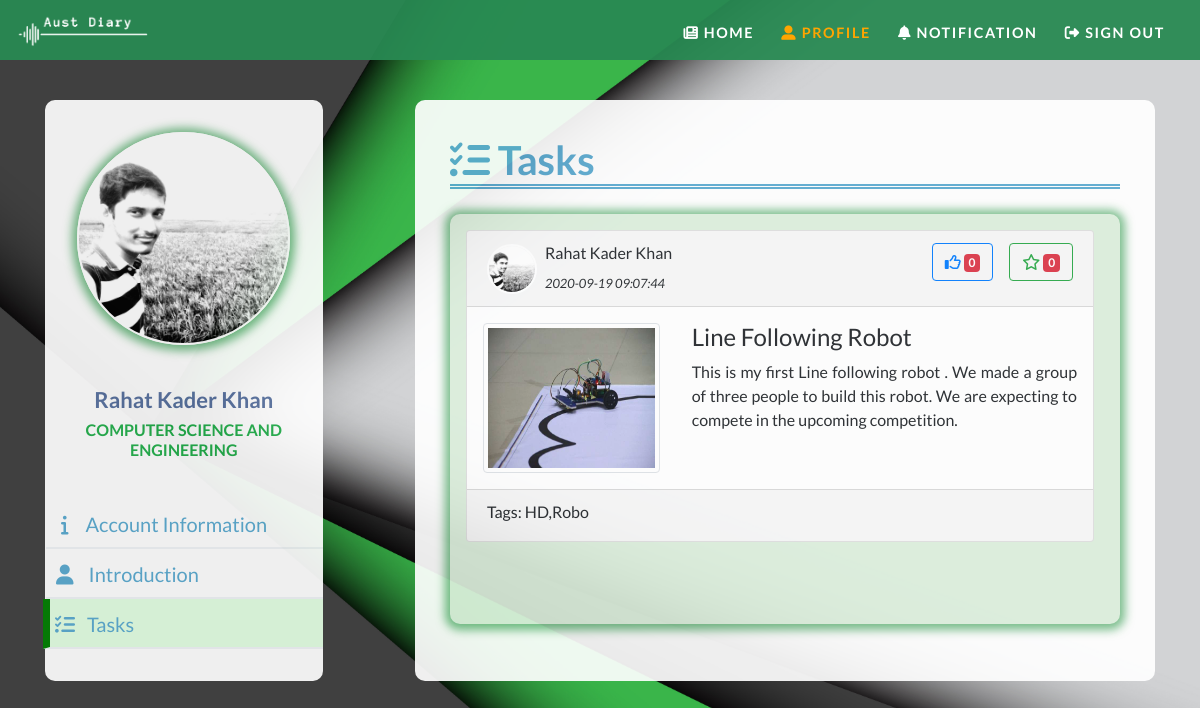
The page /viewProfileTasks.php?userId=rahat@gmail.com (signed in) on the database its author committed.
### tables this page shows
CREATE TABLE `user` (
  `User_id` int(11) NOT NULL,
  `Email_id` varchar(100) NOT NULL,
  `FirstName` varchar(50) DEFAULT NULL,
  `LastName` varchar(50) DEFAULT NULL,
  `ContactNumber` varchar(11) DEFAULT NULL,
  `Image` text DEFAULT NULL,
  `Password` text DEFAULT NULL,
  `IdNumber` varchar(15) DEFAULT NULL,
  `CompanyName` varchar(50) DEFAULT NULL,
  `CompanyType` varchar(50) DEFAULT NULL,
  `Address` varchar(200) DEFAULT NULL,
  `Gender` varchar(10) DEFAULT NULL,
  `Rank` varchar(25) DEFAULT NULL,
  `Department` varchar(100) DEFAULT NULL,
  `Semester` varchar(6) DEFAULT NULL,
  `Year` int(11) DEFAULT NULL,
  `Description` longtext DEFAULT NULL,
  `Skills` text DEFAULT NULL,
  `Account_Status` int(11) NOT NULL DEFAULT 2
);

CREATE TABLE `postshow` (
  `PS_id` int(11) NOT NULL,
  `ProjectName` varchar(50) NOT NULL,
  `ProjectDescription` varchar(250) NOT NULL,
  `NumofImage` int(11) NOT NULL,
  `Llike` int(11) NOT NULL,
  `Star` int(11) NOT NULL,
  `timedate` datetime NOT NULL,
  `tags` varchar(250) NOT NULL,
  `user_id` int(11) NOT NULL
);

CREATE TABLE `postimages` (
  `PI_id` int(11) NOT NULL,
  `NumofImage` int(11) NOT NULL,
  `ImageSource` varchar(250) NOT NULL,
  `PS_id` int(11) NOT NULL
);

### server.php (called while the page is built)
<?php
include "pdo.php";
function userLiked($post_id)
{	include "pdo.php";
	$stmt = $pdo->prepare("SELECT * FROM notification where Post_id= :pi AND User_id=:ui AND React='Like'");
		$stmt->execute(array(":pi" => $post_id,
							":ui" => $_SESSION['signed_in_id']));
		$row = $stmt->fetch(PDO::FETCH_ASSOC);
		if (empty($row)) {
			return false;
		}
		else
			return true;
}
function userStarred($post_id)
{	include "pdo.php";
	$stmt = $pdo->prepare("SELECT * FROM notification where Post_id= :pi AND User_id=:ui AND React='Star'");
		$stmt->execute(array(":pi" => $post_id,
							":ui" => $_SESSION['signed_in_id']));
		$row = $stmt->fetch(PDO::FETCH_ASSOC);
		if (empty($row)) {
			return false;
		}
		else
			return true;
}
function getLikes($id)
{include "pdo.php";
	$stmt = $pdo->prepare("SELECT * FROM postshow where PS_id= :pi");
		$stmt->execute(array(":pi" => $id));
		$row = $stmt->fetch(PDO::FETCH_ASSOC);
			return $row['Llike'];
}
function getStars($id)
{include "pdo.php";
	$stmt = $pdo->prepare("SELECT * FROM postshow where PS_id= :pi");
		$stmt->execute(array(":pi" => $id));
		$row = $stmt->fetch(PDO::FETCH_ASSOC);
			return $row['Star'];
}
?>

### viewProfileTasks.php (the view, shortened to what this page needs)
<?php
require_once "pdo.php";
global $opData;
$stmt = $pdo->query("SELECT * FROM outerpages");
$opDatas = $stmt->fetchAll(PDO::FETCH_ASSOC);
foreach ($opDatas as $data) {
$opData[$data['name']]=$data['value'];
}
if ( ! isset($_SESSION['signed_in_user']) ) {
  $_SESSION["warning"] = "Please sign in first";
  header("Location:signin.php");
  return;
}
else{
	$viewFlag=$_GET['userId'];
	$stmt = $pdo->prepare("SELECT * FROM user where Email_id = :xyz");
		$stmt->execute(array(":xyz" => $_GET['userId']));
		$row = $stmt->fetch(PDO::FETCH_ASSOC);
}
?>
<!DOCTYPE html>
<html>
<head>
<link rel="stylesheet" href="https://stackpath.bootstrapcdn.com/bootstrap/4.4.1/css/bootstrap.min.css">
	<link type="text/css" rel="stylesheet" href ="css/profile_view.css"/>
</head>
<body>
<nav class="navbar navbar-expand-md navbar-dark">
	<a class="navbar-brand" href="home.php"><?php echo '<img src="DATABASE/img/'.htmlentities($opData['logoWhite']).'"/>'?></a>
	<div class="collapse navbar-collapse" id="navbarExpandView">
		<ul class="navbar-nav ml-auto">
			<li>
				<a class="nav-link" href="home.php"><i class="fas fa-newspaper"></i> HOME</a>
			</li>
			<li>
				<a class="nav-link active" href=<?php echo('"viewProfileInfo.php?userId='.$_GET['userId'].'"'); ?>><i class="fas fa-user-alt"></i> PROFILE</a>
			</li>
			<?php
			if ($_SESSION['signed_in_rank']!='Company Representative') {
				echo '<li id="notifications-li" data-toggle="modal" data-target="#exampleModalScrollable" onclick="create()">
				<a class="nav-link" id="notifications-link"><i class="fas fa-bell">';
				echo '</i> NOTIFICATION</a>
				</li>';
				}
			?>
			<li>
				<a class="nav-link" href="signout.php"><i class="fas fa-sign-out-alt"></i> SIGN OUT</a>
			</li>
		</ul>
	</div>
</nav>
<div class="container">
	<div class="row profile">
		<div class="col-lg-3 profile-sidebar" id="profile_sidebar">
			<div class="row">
				<div class="col-lg-12">
					<div class="user-img">
						<?php
    						echo '<img src="DATABASE/User_Profile_Picture/'.$row['Image'].'" class="project-photo-frame rounded-circle" alt="'.htmlentities($row['FirstName'].' '.$row['LastName']).'"/>';
						?>
					</div>
				</div>
			</div>
			<div class="row">
				<div class="col-lg-12">
					<div class="user-title">
						<div class="user-name">
							<h5 title="<?= htmlentities($row['FirstName'].' '.$row['LastName']) ?>"><?= htmlentities($row['FirstName'].' '.$row['LastName']) ?></h5>
						</div>
						<div class="user-dept">
							<h6><?php
							if ($viewFlag=='Company Representative') {
								echo htmlentities($viewFlag);
							}
							else{
								echo htmlentities($row['Department']);
							}
							 ?></h6>
						</div>
					</div>
				</div>
			</div>
			<div class="row">
				<div class="col-lg-12">
					<div class="user-menu">
						<ul class="nav">
							<a href=<?php echo('"viewProfileInfo.php?userId='.$_GET['userId'].'"'); ?> class="menu-link" id="information-link"><li><i class="fas fa-info" id="info"></i>Account Information</li></a>
							<a href=<?php echo('"viewProfileIntro.php?userId='.$_GET['userId'].'"'); ?> class="menu-link" id="introduction-link"><li><i class="fas fa-user" id="intro"></i>Introduction</li></a>
							<a href=<?php
							if ($_GET['userId']==$_SESSION['signed_in_user']) {
								echo("editProfileTasks.php");
								}
								else{
								echo('"viewProfileTasks.php?userId='.$_GET['userId'].'"');
								}
							 ?> class="menu-link active" id="tasks-link"><li><i class="fas fa-tasks" id="tasks"></i>Tasks</li></a>
						</ul>
					</div>
				</div>
			</div>
	</div>
	<div class="col-lg-1 profile-division"></div>
		<div class="col-lg-8 profile-content" id="view-tasks-content">
			<div class="container content-padding">
			<div class="row">
				<h1 class="header-info-edit"><i class="fas fa-tasks"></i> Tasks</h1>
			</div>
			<div class="row">
				<div class="col-lg-12  notification-panel">
					<div class="scroll-bar">
						<div class="task-panel">
						<?php
						include 'postshowProfile.php';
						getMultiPost($_GET['userId']);
						?>
						</div>
					</div>
				</div>
			</div>
		</div>
		</div>
</div>
</div>
</body>
</html>

### postshowProfile.php (shortened to what this page needs)
<?php
	include 'server.php';
	Function getMultiPost($user){
		$sql = "SELECT * FROM postshow, user WHERE postshow.User_id = user.User_id AND user.Email_id='".$user."' ORDER BY postshow.timedate DESC";
		$result=mysqli_query($GLOBALS['connect'],$sql);
		$resultCheck=mysqli_num_rows($result);
		if($resultCheck>0){
			while($row=mysqli_fetch_assoc($result)){
				$Uname = $row['FirstName'].' '.$row['LastName'];
				$Pdate = $row['timedate'];
				$uimage ='DATABASE/User_Profile_Picture/'.$row['Image'];
				$projectName = $row['ProjectName'];
				$projectDescription = $row['ProjectDescription'];
				$tags = $row['tags'];
				$postid = $row['PS_id'];
				echo'<div class="card">
				<div class="card-header">
					<div class="media">
						<img src="'.$uimage.'" alt="'.$Uname.'" class="align-self-center rounded-circle mr-2" style="width:50px;">
						<div class="media-body align-self-center">
							<h6>'.$Uname.'</h6>
							<small><i>'.$Pdate.'</i></small>
						</div>
							<button type="button" ';
								if (userLiked($postid)) {
									echo 'id="post-'.$postid.'" class="btn btn-outline-primary mr-3 liked like-bt" ';
									if ($_SESSION['signed_in_rank']!="Teacher") {
										echo 'onclick="addLikes('.$postid.',\'unlike\')">';
									}
									else
										echo '>';
								}
								else
								{
									echo 'id="post-'.$postid.'" class="btn btn-outline-primary mr-3 like-bt" ';
									if ($_SESSION['signed_in_rank']!="Teacher") {
										echo 'onclick="addLikes('.$postid.',\'like\')">';
									}
									else
										echo '>';
								}
								echo '<i class="far fa-thumbs-up"></i>
									<span class="badge badge-danger" id="likes-'.$postid.'">'.getLikes($postid).'</span>
								</button>
								<button type="button" ';
								if (userStarred($postid)) {
									echo 'id="postStar-'.$postid.'" class="btn btn-outline-success starred star-bt" ';
									if ($_SESSION['signed_in_rank']=="Teacher") {
										echo 'onclick="addStars('.$postid.',\'unstar\')">';
									}
									else
										echo '>';
								}
								else{
									echo 'id="postStar-'.$postid.'" class="btn btn-outline-success star-bt" ';
									if ($_SESSION['signed_in_rank']=="Teacher") {
										echo 'onclick="addStars('.$postid.',\'star\')">';
									}
									else
										echo '>';
								}
								echo '<i class="far fa-star"></i>
									<span class="badge badge-danger" id="stars-'.$postid.'">'.getStars($postid).'</span>
								</button>
					</div>
				</div>
				<div class="card-body p-0">
					<div class="row">
						<div class="col-lg-4">';
					getPostImage($row['PS_id']);
		echo	'</div>
						<div class="col-lg-8">
						<h4 class="projectHeading">'.$projectName.'</h4>
						<p class="text-justify">'.$projectDescription.'</p>
						</div>
					</div>
				</div>
						<div class="card-footer">
							<h6>Tags: '.$tags.'</h6>';
			echo '</div>
				</div>';
				echo '<br>';
			}
		}
	}
		Function getPostImage($postid){
		$sql = "SELECT * FROM postimages WHERE postimages.PS_id = ".$postid;
		$result=mysqli_query($GLOBALS['connect'],$sql);
		$resultCheck2=mysqli_num_rows($result);
		if($resultCheck2>0){
			echo	'<div id="demo" class="carousel slide" data-ride="carousel">
						<div class="carousel-inner">
					';
			$slide = 0;
			while($row=mysqli_fetch_assoc($result)){
				$postImage = $row['ImageSource'];
				echo	'<div class="carousel-item';
				if($slide == 0)
					{echo' active';}
				echo'">
						<img src="'.$postImage.'" class="img-thumbnail">
					</div>
						';
				$slide++;
			}
			echo '	</div>';
			echo	'</div>';
		}
	}
?>

### css/profile_view.css (style rules this page uses)
body { font-family: 'Lato',sans-sharif; background-attachment:fixed; background-position: center; background-size: cover; background-image: url(../DATABASE/img/profile.jpg); }
[class*="col-"] { padding: 1rem; }
.row { margin-left: 0px!important; margin-right: 0px!important; }
.navbar { position: fixed; top: 0; right: 0; left: 0; z-index: 1030; font-weight:700; font-size: .9rem; letter-spacing:.1rem; background: rgba(41,137,83,0.95)!important; }
.navbar-brand img { height: 2rem; }
.navbar-nav li { padding-right: .7rem; }
.navbar-dark .navbar-nav .nav-link { color: white; padding-top:.8rem; }
.navbar-dark .navbar-nav .nav-link.active,.navbar-dark .navbar-nav .nav-link:hover { color:orange; }
.profile-sidebar { background-color: white; border-radius: 10px 10px 10px 10px; height: 100%; }
.profile { margin-top: 100px; opacity: 0.92; }
.user-img { text-align: center; width: 213px; height: 213px; }
.user-img img { box-shadow: 0px 1px 10px 5px #0486268f; border: 3px solid #ffffff; }
.user-title { text-align: center; margin-top: 10px; margin-right: -30px; margin-left: -30px; }
.user-name h5 { color:#5a73a1; font-size:22px; font-weight:600; margin-bottom: 7px; overflow: hidden; text-overflow: ellipsis; display: -webkit-box; -webkit-line-clamp: 2; -webkit-box-orient: vertical; }
.user-dept h6 { text-transform:uppercase; color: #24B04D; font-size: 16px; font-weight: 600; }
.user-menu { margin-right: -40px; margin-left: -31px; }
.user-menu a { margin-right: 8px; font-size: 20px; padding-left: 10px; }
.user-menu ul li { list-style-type: none; }
.user-menu a { text-decoration: none; height: 50px; width: 100%; padding-top: 10px; cursor: pointer; color: #5babd1; }
#intro { margin-right: 15px; }
#info { margin-right: 17px; margin-left: 5px; }
#tasks { margin-right: 12px; }
.user-menu ul a { border-bottom: 2px solid #f0f4f7 !important; }
.user-menu .nav .menu-link.active { color: #5babd1; background-color: #e3ffe3; border-left: 7px solid green; margin-left: -3px; padding-left: 5px; }
.profile-content { padding: 20px; background: #fff; border-radius: 10px 10px 10px 10px; }
.header-info-edit { color: #5babd1; font-weight: bold; width: 100%; border-bottom: 5px double #5babd1 !important; margin-bottom: 25px; }
.content-padding { padding-top: 16px; padding-bottom: 16px; }
.notification-panel { width: 100%; min-height: 410px; max-height: 410px; border-radius: 10px 10px 10px 10px; box-shadow: 0px 1px 10px 5px #0486268f; background-color: #ddefdd; }
.rounded-circle { border:2px solid white !important; }
.scroll-bar { overflow: auto; max-height: 380px; padding-right: 10px; }
.project-photo-frame { width: 100%; height: 100%; }
.task-panel { padding-top: -5px; }
#notifications-li { cursor: pointer; }
.projectHeading { overflow: hidden; text-overflow: ellipsis; display: -webkit-box; -webkit-line-clamp: 1; -webkit-box-orient: vertical; }
.img-thumbnail { width: 100%; height: 150px; }

### rows shown on the page
user: Image (picture), FirstName+LastName "Rahat Kader Khan", Department "COMPUTER SCIENCE AND ENGINEERING"
postshow: user.Image (picture), user.LastName "Rahat Kader Khan", timedate "2020-09-19 09:07:44", getLikes($postid) "0", getStars($postid) "0", ProjectName "Line Following Robot", ProjectDescription "This is my first Line following robot . We made a group of three people to build this robot. We are expecting to compete in the upcoming competition.", tags "HD,Robo"
postimages: ImageSource (picture)
